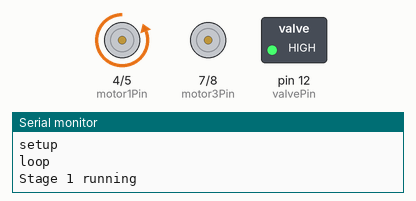
Simulated run of this sketch. Board: Arduino Uno, built with avr-gcc and run on an emulated ATmega328P. On the bench: motor-driver pin pairs drawn as motors (green arrow = first pin HIGH = forward, orange = second pin HIGH = backward, longer = more drive), switched loads named in the sketch (green lamp = pin HIGH), the last lines printed to the serial monitor.

Above: at 2.5 s.
At 8.0 s:
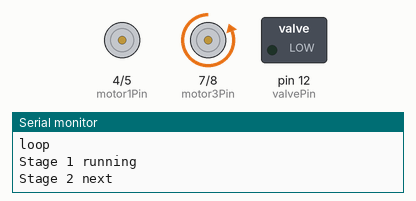
Timing chart, 0 to 14.3 s (numbered marks = the images above):
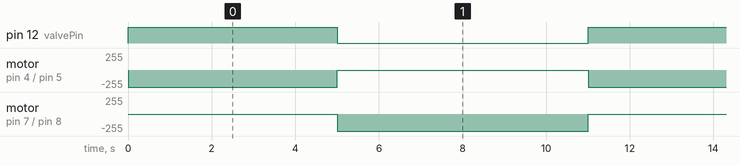

Measured:
- by itself, pin 12 (valvePin): alternates HIGH for 5.0 s and LOW for 6.0 s
- by itself, motor on pin 4 (motor1Pin) / pin 5 (motor2Pin): alternates backward 255/255 for 5.0 s and stopped for 6.0 s
- by itself, motor on pin 7 (motor3Pin) / pin 8 (motor4Pin): alternates backward 255/255 for 6.0 s and stopped for 5.0 s

The sketch:

pump.ino
```cpp
const int motor1Pin = 4;    // Motor driver 1 leg 1 (pin 4, AIN1)
const int motor2Pin = 5;    // Motor driver 1 leg 2 (pin 5, AIN2)
const int motor3Pin = 7;    // Motor driver 2 leg 1 (pin 7, AIN1)
const int motor4Pin = 8;    // Motor driver 2 leg 2 (pin 8, AIN2)
// const int pwm1Pin = 2;      // Motor driver PWM pin
// const int pwm2Pin = 3;      // Motor driver PWM pin
const int valvePin = 12;    // Valve pin

int stage = 1;

void setup() {
  Serial.begin(9600);
  Serial.println("setup");

  // set all the other pins used as outputs:
  pinMode(motor1Pin, OUTPUT);
  pinMode(motor2Pin, OUTPUT);
  pinMode(motor3Pin, OUTPUT);
  pinMode(motor4Pin, OUTPUT);
  // pinMode(pwm1Pin, OUTPUT);
  // pinMode(pwm2Pin, OUTPUT);

  // set PWM enable pins high so that motors can turn on:
  // analogWrite(pwm1Pin, 1023);
  // analogWrite(pwm2Pin, 1023);

  pinMode(valvePin, OUTPUT);
}

void loop() {
  Serial.println("loop");
  // if (stage == 1) {
    Serial.println("Stage 1 running");
    // Inflate:
    // Turn on valve, turn on motor 1, turn on motor 2
    digitalWrite(motor1Pin, LOW);
    digitalWrite(motor2Pin, HIGH);
    digitalWrite(motor3Pin, LOW);
    digitalWrite(motor4Pin, LOW);

    digitalWrite(valvePin, HIGH);
    // digitalWrite(pwm1Pin, LOW);
    // digitalWrite(pwm2Pin, HIGH);
    delay(5000); // 10 seconds
    // stage = 2;
    Serial.println("Stage 2 next");
  // }
  // if (stage == 2) {
  //   // Deflate:
  //   // Turn off valve, turn off motor 1, turn on motor 2
    digitalWrite(valvePin, LOW);
    digitalWrite(motor1Pin, LOW);
    digitalWrite(motor2Pin, LOW);
    digitalWrite(motor3Pin, LOW);
    digitalWrite(motor4Pin, HIGH);
    // digitalWrite(pwm1Pin, HIGH);
    // digitalWrite(pwm2Pin, LOW);
    delay(6000); // 10 seconds
  // }
}
```
